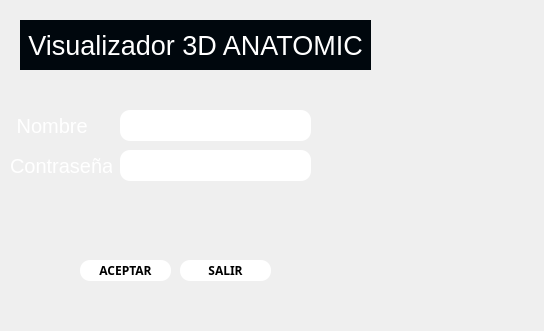
<?xml version="1.0" encoding="UTF-8"?>
<ui version="4.0">
 <class>MainWindow</class>
 <widget class="QMainWindow" name="MainWindow">
  <property name="geometry">
   <rect>
    <x>0</x>
    <y>0</y>
    <width>544</width>
    <height>331</height>
   </rect>
  </property>
  <property name="minimumSize">
   <size>
    <width>544</width>
    <height>331</height>
   </size>
  </property>
  <property name="maximumSize">
   <size>
    <width>544</width>
    <height>331</height>
   </size>
  </property>
  <property name="windowTitle">
   <string>MainWindow</string>
  </property>
  <widget class="QWidget" name="centralwidget">
   <widget class="QLabel" name="label_2">
    <property name="geometry">
     <rect>
      <x>-10</x>
      <y>-10</y>
      <width>551</width>
      <height>341</height>
     </rect>
    </property>
    <property name="text">
     <string/>
    </property>
    <property name="pixmap">
     <pixmap>imagenes/smooth-stucco-wall_1194-7087.jpg</pixmap>
    </property>
    <property name="scaledContents">
     <bool>true</bool>
    </property>
   </widget>
   <widget class="QLabel" name="label">
    <property name="geometry">
     <rect>
      <x>290</x>
      <y>0</y>
      <width>261</width>
      <height>351</height>
     </rect>
    </property>
    <property name="text">
     <string/>
    </property>
    <property name="pixmap">
     <pixmap>imagenes/a941ed516e394af6a47dc2516830db1d-removebg-preview.png</pixmap>
    </property>
    <property name="scaledContents">
     <bool>true</bool>
    </property>
   </widget>
   <widget class="QLabel" name="label_4">
    <property name="geometry">
     <rect>
      <x>10</x>
      <y>150</y>
      <width>102</width>
      <height>31</height>
     </rect>
    </property>
    <property name="font">
     <font>
      <family>Arial</family>
      <pointsize>15</pointsize>
      <weight>50</weight>
      <italic>false</italic>
      <bold>false</bold>
     </font>
    </property>
    <property name="styleSheet">
     <string notr="true">color: rgb(255, 255, 255);
font:15pt&quot;Arial&quot;;</string>
    </property>
    <property name="text">
     <string>Contraseña</string>
    </property>
   </widget>
   <widget class="QPushButton" name="boton_salir">
    <property name="geometry">
     <rect>
      <x>180</x>
      <y>260</y>
      <width>91</width>
      <height>21</height>
     </rect>
    </property>
    <property name="font">
     <font>
      <family>Arial Black</family>
      <weight>75</weight>
      <bold>true</bold>
     </font>
    </property>
    <property name="styleSheet">
     <string notr="true">background-color: rgb(196, 183, 177);
background-color: rgb(255, 255, 255);
border-radius:10px</string>
    </property>
    <property name="text">
     <string>SALIR</string>
    </property>
   </widget>
   <widget class="QLineEdit" name="contrasena">
    <property name="geometry">
     <rect>
      <x>120</x>
      <y>150</y>
      <width>191</width>
      <height>31</height>
     </rect>
    </property>
    <property name="styleSheet">
     <string notr="true">background-color: rgb(255, 255, 255);

border-radius:10px</string>
    </property>
   </widget>
   <widget class="QLabel" name="label_5">
    <property name="geometry">
     <rect>
      <x>0</x>
      <y>110</y>
      <width>87</width>
      <height>32</height>
     </rect>
    </property>
    <property name="font">
     <font>
      <family>Arial</family>
      <pointsize>15</pointsize>
      <weight>50</weight>
      <italic>false</italic>
      <bold>false</bold>
     </font>
    </property>
    <property name="toolTip">
     <string>&lt;html&gt;&lt;head/&gt;&lt;body&gt;&lt;p align=&quot;right&quot;&gt;nombre&lt;/p&gt;&lt;/body&gt;&lt;/html&gt;</string>
    </property>
    <property name="styleSheet">
     <string notr="true">color: rgb(255, 255, 255);
font:15pt&quot;Arial&quot;;</string>
    </property>
    <property name="text">
     <string>   Nombre</string>
    </property>
   </widget>
   <widget class="QPushButton" name="boton_aceptar">
    <property name="geometry">
     <rect>
      <x>80</x>
      <y>260</y>
      <width>91</width>
      <height>21</height>
     </rect>
    </property>
    <property name="font">
     <font>
      <family>Arial Black</family>
      <weight>75</weight>
      <italic>false</italic>
      <bold>true</bold>
     </font>
    </property>
    <property name="styleSheet">
     <string notr="true">background-color: rgb(255, 255, 255);
border-radius:10px;</string>
    </property>
    <property name="text">
     <string>ACEPTAR</string>
    </property>
   </widget>
   <widget class="QLineEdit" name="nombre">
    <property name="geometry">
     <rect>
      <x>120</x>
      <y>110</y>
      <width>191</width>
      <height>31</height>
     </rect>
    </property>
    <property name="styleSheet">
     <string notr="true">background-color: rgb(255, 255, 255);

border-radius:10px</string>
    </property>
   </widget>
   <widget class="QLabel" name="label_8">
    <property name="geometry">
     <rect>
      <x>20</x>
      <y>20</y>
      <width>351</width>
      <height>50</height>
     </rect>
    </property>
    <property name="maximumSize">
     <size>
      <width>16777215</width>
      <height>50</height>
     </size>
    </property>
    <property name="font">
     <font>
      <family>Arial</family>
      <pointsize>20</pointsize>
      <weight>50</weight>
      <italic>false</italic>
      <bold>false</bold>
      <underline>false</underline>
      <strikeout>false</strikeout>
     </font>
    </property>
    <property name="toolTip">
     <string>&lt;html&gt;&lt;head/&gt;&lt;body&gt;&lt;p align=&quot;center&quot;&gt;&lt;span style=&quot; font-weight:600; color:#000000;&quot;&gt;Visualizador 3D&lt;/span&gt;&lt;/p&gt;&lt;/body&gt;&lt;/html&gt;</string>
    </property>
    <property name="styleSheet">
     <string notr="true">background-color: rgb(0, 7, 13);
color: rgb(255, 255, 255);
font: 20pt&quot;Arial&quot;;</string>
    </property>
    <property name="text">
     <string>Visualizador 3D ANATOMIC</string>
    </property>
    <property name="alignment">
     <set>Qt::AlignCenter</set>
    </property>
   </widget>
  </widget>
 </widget>
 <resources/>
 <connections/>
</ui>
